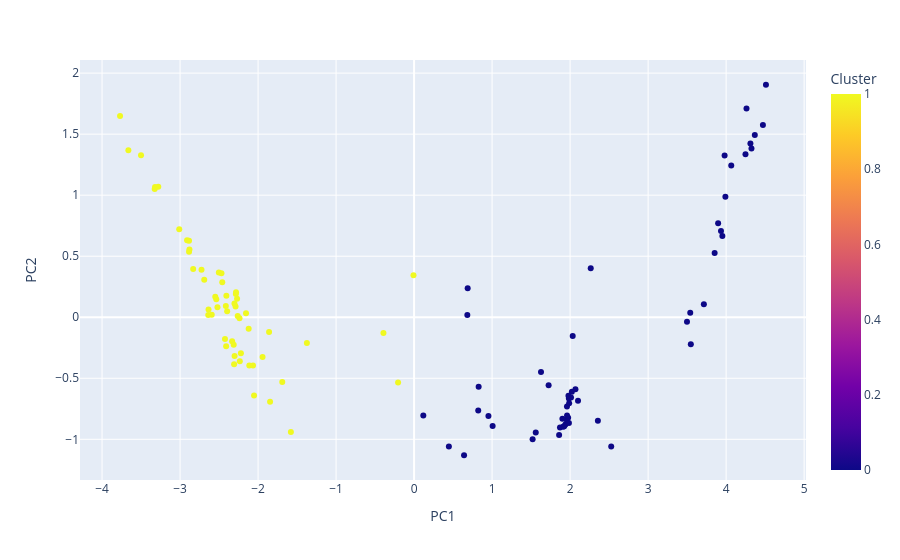

Notebook code for this chart:
### Code cell
# Step 1: Normalization
np.random.seed(42) #Random seed for reproducible results.
scaler = StandardScaler()
normalized_data = scaler.fit_transform(df_2.iloc[:,1:-1])

# Step 2: Apply PCA
pca = PCA(n_components = 2)  # The desired number of principal components is specified.
principal_components = pca.fit_transform(normalized_data)

# Step 3: Unsupervised Clustering (K-means)
kmeans = KMeans(n_clusters=2, random_state=42)  # The number of clusters is specified based on previous analysis, 
# and a seed is set for reproducibility.

clusters = kmeans.fit_predict(principal_components)

# Step 4: Retrieve the cluster labels
cluster_labels = kmeans.labels_

# Step 5: Visualization with Plotly
df_2k = pd.DataFrame(principal_components, columns=['PC1', 'PC2'])
df_2k['Cluster'] = clusters

fig = px.scatter(df_2k, x='PC1', y='PC2', color='Cluster')
fig.show()

### Figure 1 — Plotly figure (JSON) as saved in the notebook; plotly's stock layout.template omitted (floating-point values rounded to 4 significant figures)
{"data": [{"hovertemplate": "PC1=%{x}<br>PC2=%{y}<br>Cluster=%{marker.color}<extra></extra>", "legendgroup": "", "marker": {"color": [1, 1, 1, 1, 1, 1, 1, 1, 1, 1, 1, 1, 1, 1, 1, 1, 1, 1, 1, 0, 0, 0, 0, 0, 1, 1, 1, 0, 1, 1, 1, 1, 1, 1, 1, 1, 1, 1, 0, 0, 1, 0, 0, 0, 0, 0, 0, 0, 0, 0, 0, 0, 0, 0, 0, 0, 0, 0, 0, 0, 0, 0, 0, 0, 0, 0, 0, 0, 0, 0, 0, 0, 0, 0, 0, 0, 0, 0, 0, 0, 0, 0, 0, 0, 0, 0, 1, 1, 1, 1, 1, 1, 1, 1, 1, 1, 1, 1, 1, 1, 1, 1, 1, 1, 1, 1, 1, 1], "coloraxis": "coloraxis", "symbol": "circle"}, "mode": "markers", "name": "", "orientation": "v", "showlegend": false, "type": "scatter", "x": [-2.459, -1.859, -1.374, -2.503, -2.289, -2.155, -2.269, -2.121, -2.238, -2.285, -2.88, -2.469, -2.885, -2.283, -2.885, -2.549, -2.725, -2.91, -3.011, 0.6405, 0.4461, 1.519, 0.1181, 2.356, -0.2051, -0.3929, -2.413, 2.527, -2.406, -1.943, -2.261, -2.303, -3.32, -3.663, -3.325, -3.769, -3.5, -3.279, 0.6827, 0.6869, -0.007706, 1.724, 1.007, 1.559, 0.9531, 0.8223, 1.627, 0.8277, 2.034, 2.264, 4.311, 3.952, 4.066, 4.325, 3.548, 3.934, 4.261, 3.898, 3.54, 3.853, 4.248, 4.472, 3.981, 4.368, 4.511, 3.991, 3.499, 3.715, 1.859, 1.94, 1.984, 2.068, 1.96, 1.911, 1.87, 2.023, 1.979, 1.925, 1.988, 2.012, 2.101, 1.975, 1.957, 1.985, 1.901, 1.961, -1.846, -2.41, -1.579, -2.065, -2.635, -2.639, -2.307, -2.301, -2.424, -2.333, -1.69, -2.112, -2.397, -2.832, -2.69, -2.536, -2.051, -2.521, -2.594, -2.312, -2.234, -2.22], "xaxis": "x", "y": [0.2864, -0.121, -0.211, 0.3669, 0.08758, 0.03326, 0.152, -0.095, -0.008477, 0.1912, 0.5542, 0.361, 0.6274, 0.2049, 0.5362, 0.1675, 0.3891, 0.6311, 0.7219, -1.131, -1.059, -0.9996, -0.8056, -0.8476, -0.5348, -0.1282, 0.09132, -1.059, 0.1754, -0.3259, 0.009565, 0.1128, 1.067, 1.368, 1.051, 1.648, 1.326, 1.069, 0.01794, 0.2377, 0.3444, -0.5572, -0.8907, -0.9438, -0.8099, -0.7629, -0.449, -0.5693, -0.1541, 0.4021, 1.424, 0.6658, 1.243, 1.381, -0.2208, 0.7065, 1.71, 0.7702, 0.0369, 0.5262, 1.334, 1.576, 1.324, 1.493, 1.905, 0.9874, -0.03598, 0.106, -0.9636, -0.8788, -0.6648, -0.5893, -0.7318, -0.8975, -0.9032, -0.6101, -0.6431, -0.8924, -0.7043, -0.6581, -0.685, -0.8228, -0.8411, -0.8656, -0.832, -0.8056, -0.6915, -0.2378, -0.9391, -0.396, 0.06308, 0.01875, -0.385, -0.3178, -0.1792, -0.1956, -0.5314, -0.395, 0.04883, 0.3944, 0.3076, 0.1466, -0.6419, 0.08151, 0.02125, -0.226, -0.3613, -0.2958], "yaxis": "y"}], "layout": {"autosize": true, "coloraxis": {"colorbar": {"title": {"text": "Cluster"}}, "colorscale": [[0, "#0d0887"], [0.1111, "#46039f"], [0.2222, "#7201a8"], [0.3333, "#9c179e"], [0.4444, "#bd3786"], [0.5556, "#d8576b"], [0.6667, "#ed7953"], [0.7778, "#fb9f3a"], [0.8889, "#fdca26"], [1, "#f0f921"]]}, "legend": {"tracegroupgap": 0}, "margin": {"t": 60}, "xaxis": {"anchor": "y", "autorange": true, "domain": [0, 1], "range": [-4.271, 5.013], "title": {"text": "PC1"}, "type": "linear"}, "yaxis": {"anchor": "x", "autorange": true, "domain": [0, 1], "range": [-1.366, 2.14], "title": {"text": "PC2"}, "type": "linear"}}}
